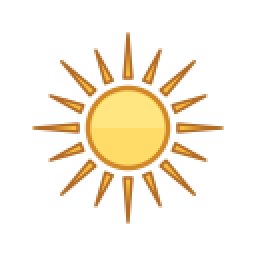
#> input picture source-assets/pilot/revisions/r002/type-geometry/spark-128.png, 128 x 128 px, given in place of spark-24.png, which was not available (shown 2 times larger); the run also reads 1 picture not shown here
$ python compose_specimen.py
#> lines starting #> are read from the running program, lines starting #| are printed output that depends on the picture; pictures that were not available may be replaced by others from this repository, and a replacement may not be noted
from pathlib import Path
from PIL import Image, ImageDraw, ImageFont
from html import escape
import json, math

HERE=Path(__file__).resolve().parent
ROOT=HERE.parents[4]
OUT=ROOT/'output/art/rc-011/r002/type-geometry'
FONT=HERE/'fonts/NotoSerif-Variable.ttf'
im=Image.new('RGB',(1100,1230),'#122137');d=ImageDraw.Draw(im)
#> after `im = Image.new('RGB', (1100, 1230), '#122137')`:
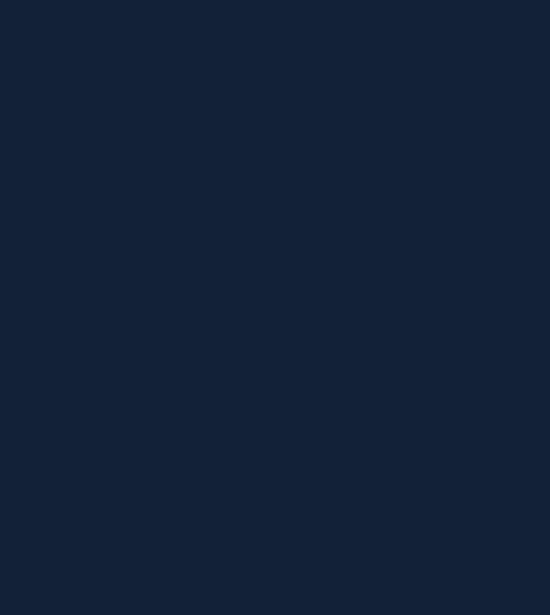
#> im: PIL image 1100x1230 RGB (shown at 1/2 size); mean R, G, B 18, 33, 55
elements=['<rect width="1100" height="1230" fill="#122137"/>']
measure=[]

def text(x,y,value,size=20,weight=600,fill='#fff0ca',stroke=1.5):
    font=ImageFont.truetype(str(FONT),size);font.set_variation_by_axes([weight,100])
    d.text((x,y),value,font=font,fill=fill,stroke_width=round(stroke),stroke_fill='#08121e',anchor='lt')
    elements.append(f'<text x="{x}" y="{y+size*.83}" font-family="Noto Serif" font-size="{size}" font-weight="{weight}" fill="{fill}" stroke="#08121e" stroke-width="{stroke*2}" paint-order="stroke fill">{escape(value)}</text>')
    measure.append({'string':value,'font_px':size,'weight':weight,'width_px':font.getlength(value)})

def line(y):
    d.line((32,y,1068,y),fill='#88734c',width=1);elements.append(f'<path d="M32 {y} H1068" stroke="#88734c"/>')
text(32,24,'RUNE CAST / COMBAT TYPE REVISION',32,600,'#e9b55c',2)
text(32,79,'Actual Noto Serif · weight600 / width100 · official font and OFL obtained',16,400,stroke=0)
text(32,108,'Cream lettering, dark outside stroke, large action hierarchy; no system substitute.',16,400,stroke=0)
line(143)
text(32,164,'RUNE CAST',36,600,'#edb152',2)
text(355,174,'Floor 3 · Ashen Crypt',21,400,stroke=1)
text(32,239,'CIRCUIT COMPLETE',29,600,'#61e5bc',2)
text(32,312,'CAST',48,600,stroke=3)
text(300,334,'2',38,600,stroke=2)
text(420,324,'Resume',38,600,stroke=2)
text(760,324,'Continue',38,600,stroke=2)
text(32,394,'Spark',20,600,stroke=1)
text(207,394,'Free Spark',20,600,stroke=1)
text(410,394,'Conjure Spark',20,600,stroke=1)
text(697,383,'6    0    8    1',32,600,stroke=2)
text(32,449,'SPARK',17,600,stroke=1)
text(205,439,'0 / 6',24,600,stroke=1)
text(410,439,'32 / 32',24,600,stroke=1)
text(695,447,'Menu    Map    Guide',21,600,stroke=1)
text(32,502,'Cancel selection     Details / Pass',20,600,stroke=1)
text(530,502,'Confirm Pass / enemy acts',20,600,stroke=1)
line(548)
text(32,574,'SPARK / LONG AMBER RAYS + YELLOW CENTER',24,600,'#edb152',1)
text(32,618,'Exact editable SVG · no baked ports, labels, cost or effect value',17,400,stroke=0)
for i,n in enumerate([24,32,48,62,80,128]):
    x=40+i*174
    text(x,664,f'{n}px canvas',15,400,stroke=0)
    icon=Image.open(HERE/f'spark-{n}.png').convert('RGBA')
#> icon is the input picture: PIL image 128x128 RGBA; mean R, G, B, A 40.7, 29.9, 12.7, 40.1
    im.paste(icon,(x,710),icon)
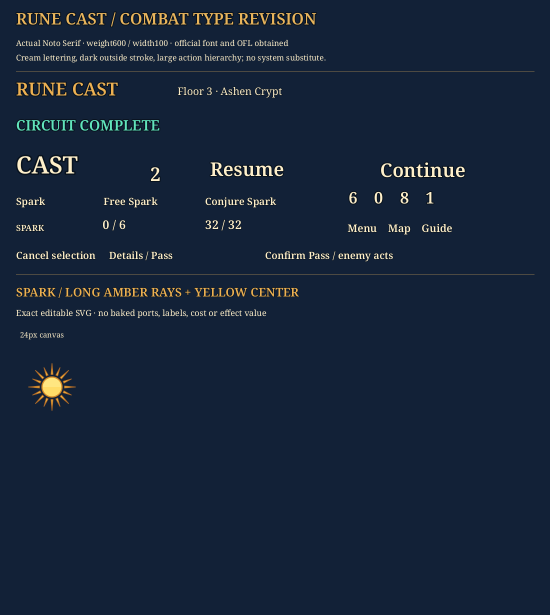
#> im: PIL image 1100x1230 RGB (shown at 1/2 size); mean R, G, B 23.3, 37.2, 56.9
    elements.append(f'<image href="spark.svg" x="{x}" y="710" width="{n}" height="{n}"/>')
#> pass 2 of the loop `for i,n in enumerate([24,32,48,62,80,128]):`:
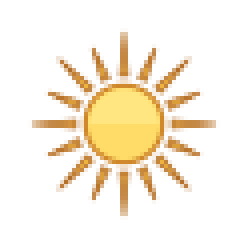
#> input picture source-assets/pilot/revisions/r002/type-geometry/spark-62.png, 62 x 62 px, given in place of spark-32.png, which was not available (shown 4 times larger)
#> icon is the input picture: PIL image 62x62 RGBA; mean R, G, B, A 49.6, 34.9, 14.3, 40.2
text(32,865,'Gameplay recommendation: 80px canvas gives a 60px visible sun in a 137px cell.',18,400,stroke=0)
text(32,897,'62px canvas gives a 46px sun. The earlier 48px canvas made the symbol too small.',17,400,stroke=0)
line(933)
text(32,956,'137px CELL / TWO SCALE OPTIONS',22,600,'#edb152',1)
for i,n in enumerate([62,80]):
    x=40+i*220;y=1010
    d.rectangle((x,y,x+137,y+137),fill='#372719',outline='#bb8a41',width=3)
    elements.append(f'<rect x="{x}" y="{y}" width="137" height="137" fill="#372719" stroke="#bb8a41" stroke-width="3"/>')
    text(x+9,y+10,'SPARK',17,600,stroke=1)
    icon=Image.open(HERE/f'spark-{n}.png').convert('RGBA')
    im.paste(icon,(x+(137-n)//2,y+29),icon)
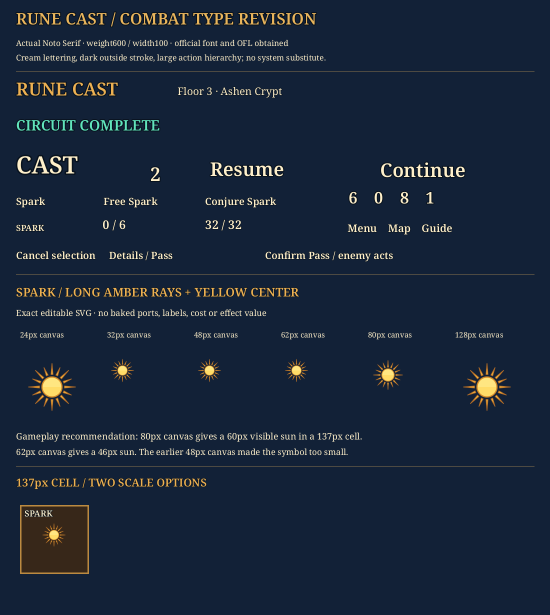
#> im: PIL image 1100x1230 RGB (shown at 1/2 size); mean R, G, B 26.3, 39.2, 57.4
    elements.append(f'<image href="spark.svg" x="{x+(137-n)//2}" y="{y+29}" width="{n}" height="{n}"/>')
    text(x+58,y+108,'6',24,600,stroke=1)
    text(x,y+152,f'{n}px sun canvas',15,400,stroke=0)
#> pass 2 of the loop `for i,n in enumerate([62,80]):`:
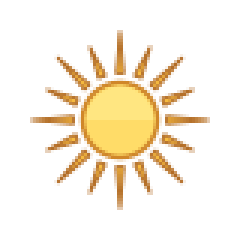
#> input picture source-assets/pilot/revisions/r002/type-geometry/spark-80.png, 80 x 80 px (shown 3 times larger)
#> icon is the input picture: PIL image 80x80 RGBA; mean R, G, B, A 45.1, 32.3, 13.5, 40.2
#> `im.paste(icon,(x+(137-n)//2,y+29),icon)`:
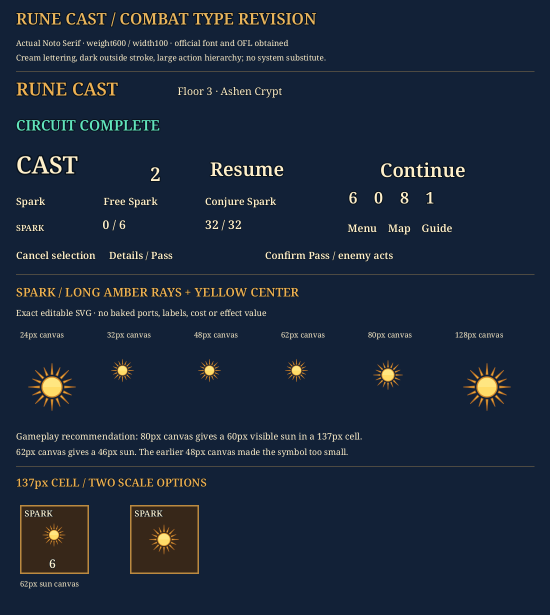
#> im: PIL image 1100x1230 RGB (shown at 1/2 size); mean R, G, B 27.2, 39.6, 57.1
text(515,1017,'Reference direction',21,600,stroke=1)
text(515,1056,'Brighter center; long visible amber rays.',18,400,stroke=0)
text(515,1088,'Thin warm edge preserves sun silhouette.',18,400,stroke=0)
text(515,1120,'Ports stay separate atN/E/S/W edge centers.',18,400,stroke=0)
text(515,1152,'No owner approval or integration inferred.',18,400,stroke=0)
im.save(OUT/'type-spark-specimen.png')
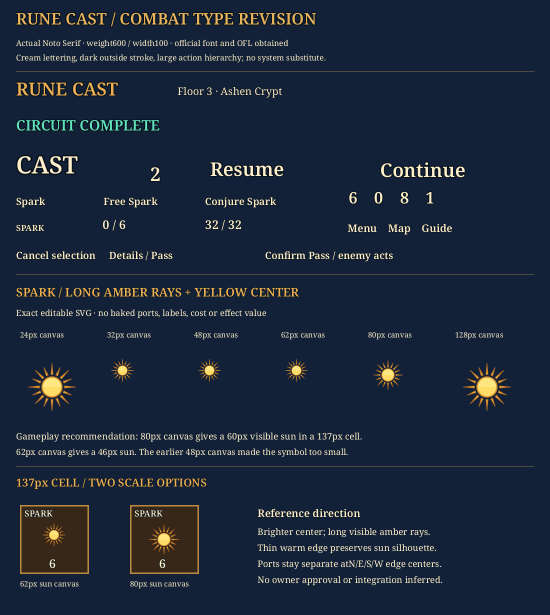
#> saved as type-spark-specimen.png: PIL image 1100x1230 RGB (shown at 1/2 size); mean R, G, B 28.3, 40.6, 57.8
(HERE/'type-spark-specimen.svg').write_text('<svg xmlns="http://www.w3.org/2000/svg" width="1100" height="1230" viewBox="0 0 1100 1230"><title>r002 actual Noto Serif and Spark review; editable text</title>'+''.join(elements)+'</svg>',encoding='utf8')
(HERE/'font-measurements.json').write_text(json.dumps(measure,indent=2)+'\n',encoding='utf8')
print(OUT/'type-spark-specimen.png')
